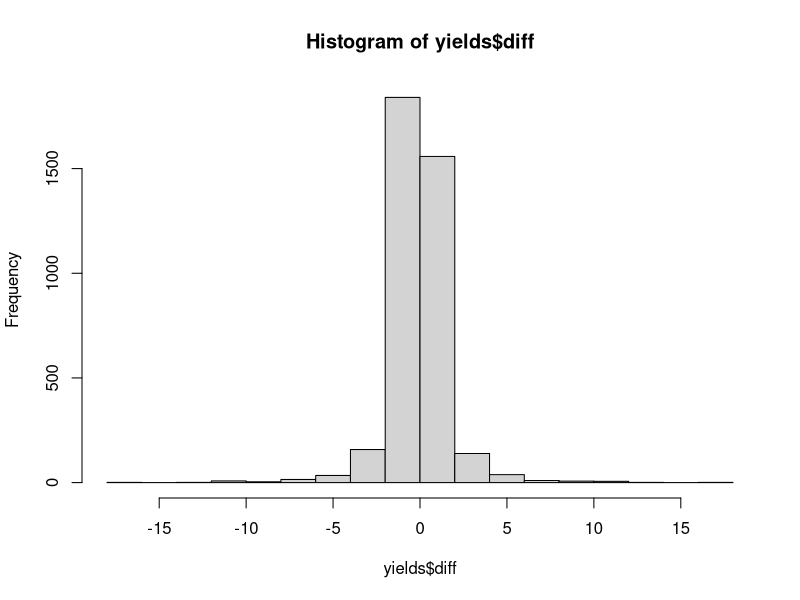

The R script that drew this image: (Note: this script raises an error after producing the figure.)
setwd("Users/rolandjacobus/Documents/Thesis")
## Read in Data
yields<-read.csv("Futures.csv")

## set up yield data
names(yields)<-c("DATE","T25","T15")
yields$Curve<-yields[,2]-yields[,3]
Diff<-diff(yields$Curve,lag=1)*100
yields<-yields[-1,]
yields$diff<-Diff

## what does data look like
summary(yields$diff)
hist(yields$diff)

## set trigger for trade
trigger<-3*sd(yields$diff)

## define variables
results<-as.data.frame(results)
class(results)
colnames(results)<-c('dates','curve1','diff',"curve2","PL","Record")
results[,1:5]<-sapply(results[,1:5],as.numeric)

days<-1
end<-length(yields$diff)

k=1 ## counter for how many times we hit trigger

## Loop to find triggers
for (i in 1:end) {
  if(abs(yields[i,5])>trigger) {
    results[k,1]<-yields[i,1] ## set date
    results[k,2]<-yields[i,4] ## set curve
    results[k,3]<-yields[i,5] ## set diff
    results[k,4]<-yields[i+days,4] ## next day curve
    results[k,5]<-if(results[k,3]>0) {  ## determine pl.
      
      (yields[i,4]-yields[i+days,4])*100
    } else {
      (yields[i+days,4]-yields[i,4])*100
    }
    results[k,6]<-if(results[k,5]>0) {
      'W'
    } else {
      "L"
    }

    k=k+1  ## counter for results data frame  
  }  
}

sapply(results,mode)
head(results)
hist(results$PL)
